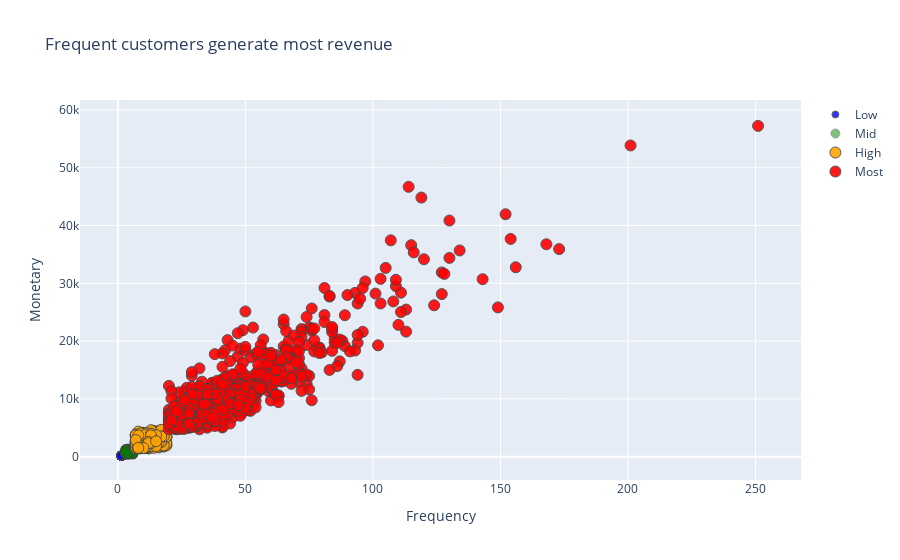

Here is the notebook cell this chart was saved with:
### Code cell
plot_data = [
    go.Scatter(
        x=rfm_segmentation.query("RFMScore == '111'")['Frequency'],
        y=rfm_segmentation.query("RFMScore == '111'")['Monetary'],
        mode='markers',
        name='Low',
        marker= dict(size= 7,
            line= dict(width=1),
            color= 'blue',
            opacity= 0.8
           )
    ),
        go.Scatter(
        x=rfm_segmentation.query("RFMScore == '222'")['Frequency'],
        y=rfm_segmentation.query("RFMScore == '222'")['Monetary'],
        mode='markers',
        name='Mid',
        marker= dict(size= 9,
            line= dict(width=1),
            color= 'green',
            opacity= 0.5
           )
    ),
        go.Scatter(
        x=rfm_segmentation.query("RFMScore == '333' ")['Frequency'],
        y=rfm_segmentation.query("RFMScore == '333'")['Monetary'],
        mode='markers',
        name='High',
        marker= dict(size= 11,
            line= dict(width=1),
            color= 'orange',
            opacity= 0.9
           )
    ),
    go.Scatter(
        x=rfm_segmentation.query("RFMScore == '444'")['Frequency'],
        y=rfm_segmentation.query("RFMScore == '444'")['Monetary'],
        mode='markers',
        name='Most',
        marker= dict(size= 11,
            line= dict(width=1),
            color= 'red',
            opacity= 0.9
           )
    )
]

plot_layout = go.Layout(
        yaxis= {'title': "Monetary"},
        xaxis= {'title': "Frequency"},
        title='Frequent customers generate most revenue'
    )
fig = go.Figure(data=plot_data, layout=plot_layout)
pyoff.iplot(fig)

### Figure 1 — Plotly figure (JSON) as saved in the notebook; plotly's stock layout.template omitted (floating-point values rounded to 4 significant figures; data arrays with more than 128 entries replaced by an {"elided": "..."} marker saying what was removed)
{"data": [{"marker": {"color": "blue", "line": {"width": 1}, "opacity": 0.8, "size": 7}, "mode": "markers", "name": "Low", "type": "scatter", "x": {"elided": "442 int values"}, "y": {"elided": "442 float values"}}, {"marker": {"color": "green", "line": {"width": 1}, "opacity": 0.5, "size": 9}, "mode": "markers", "name": "Mid", "type": "scatter", "x": {"elided": "213 int values"}, "y": {"elided": "213 float values"}}, {"marker": {"color": "orange", "line": {"width": 1}, "opacity": 0.9, "size": 11}, "mode": "markers", "name": "High", "type": "scatter", "x": {"elided": "246 int values"}, "y": {"elided": "246 float values"}}, {"marker": {"color": "red", "line": {"width": 1}, "opacity": 0.9, "size": 11}, "mode": "markers", "name": "Most", "type": "scatter", "x": {"elided": "597 int values"}, "y": {"elided": "597 float values"}}], "layout": {"title": {"text": "Frequent customers generate most revenue"}, "xaxis": {"title": {"text": "Frequency"}}, "yaxis": {"title": {"text": "Monetary"}}}}
